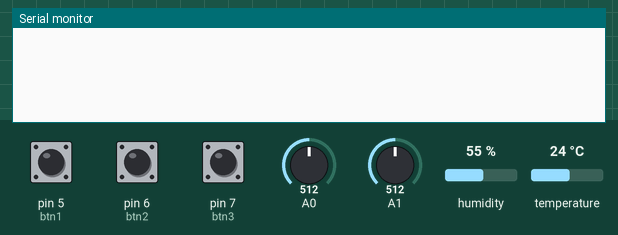
Bench run of a sketch on a simulated Arduino Uno, built with avr-gcc and run on an emulated ATmega328P. Shown: the last lines printed to the serial monitor. The inputs (shaded band) are chosen by the test bench; at power-on: pin 5 (btn1) HIGH, pin 7 (btn3) HIGH, pin 6 (btn2) HIGH, A0 = 512, A1 = 512, humidity 55 %, temperature 24 °C.

Above: at 1.2 s.
1.3 s: pin 5 (btn1) pulled LOW for 0.15 s
At 2.4 s:
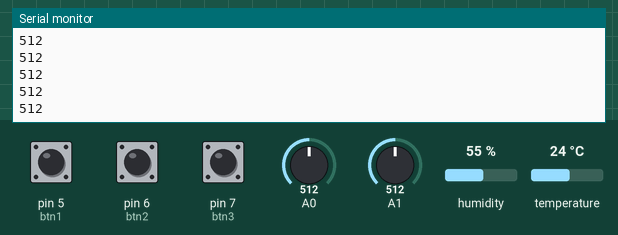
2.9 s: pin 7 (btn3) pulled LOW for 0.15 s
At 3.5 s:
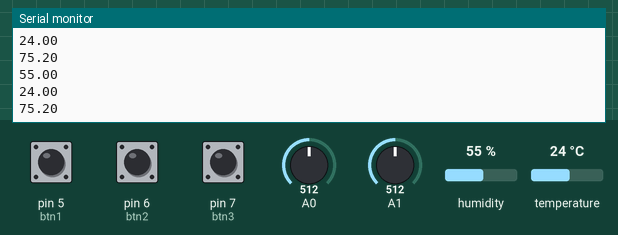
Timing chart, 0 to 5.9 s (numbered marks = the images above; inputs shaded):
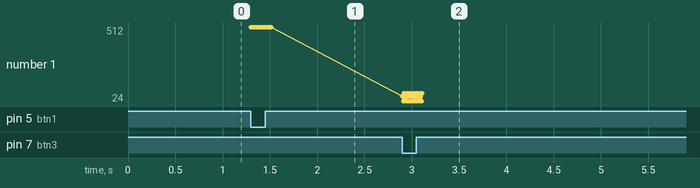

Measured:
- after the input at 1.3 s, the serial monitor: prints a new line at once (image 1)
- after the input at 2.9 s, the serial monitor: prints a new line at once (image 2)
- plotted number 1: 512 → 75.2 after the input at 2.9 s

The sketch:

3A_terminal_4.ino
```cpp
#include <DHT.h>
#define DHTPIN 2
DHT dht(DHTPIN, DHT11);
int btn1 = 5;
int btn2 = 6;
int btn3 = 7;
void setup()
{
  dht.begin();
  Serial.begin(9600);
  pinMode(btn1, INPUT);
  pinMode(btn2, INPUT);
  pinMode(btn3, INPUT);
  pinMode(A0, INPUT);
  pinMode(A1, INPUT);
}
void loop()
{
  int btn_1 = digitalRead(btn1);
  int btn_2 = digitalRead(btn2);
  int btn_3 = digitalRead(btn3);

  int td = analogRead(A0);
  int fd = analogRead(A1);

  float h = dht.readHumidity();
  float t = dht.readTemperature();
  float f = dht.readTemperature(true);
  if (btn_1 == LOW)
  {
    Serial.println(td);
  }
  if (btn_2 == LOW)
  {
    Serial.println(fd);
  }
  if (btn_3 == LOW)
  {
    Serial.println(h);
    Serial.println(t);
    Serial.println(f);
  }
}
```
